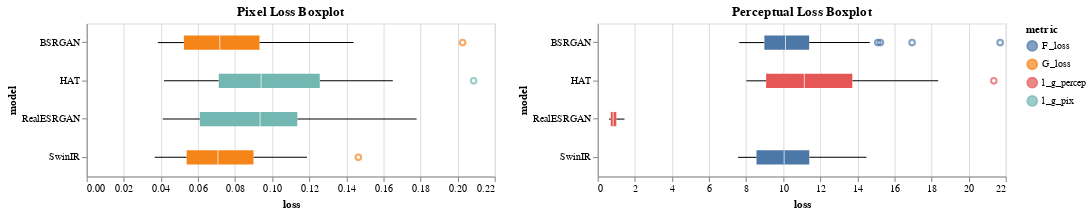

The notebook cell saved with this chart:
### Markdown cell above
#7.2 Identify outliers by visualising spread of pixel and perceptual loss

### Code cell
def plot_loss_boxplots(df, width, height):
    # Melt pixel loss metrics
    df_pixel = df.melt(
        id_vars=['model'],
        value_vars=['l_g_pix','G_loss'],
        var_name='metric',
        value_name='loss'
    )

    # Melt perceptual loss metrics
    df_percep = df.melt(
        id_vars=['model'],
        value_vars=['l_g_percep','F_loss'],
        var_name='metric',
        value_name='loss'
    )

    # Pixel loss boxplot
    pixel_loss_chart = alt.Chart(df_pixel).mark_boxplot().encode(
        x='loss:Q',
        y='model:N',
        color='metric:N'
    ).properties(title='Pixel Loss Boxplot', width=width, height=height)

    # Perceptual loss boxplot
    percep_loss_chart = alt.Chart(df_percep).mark_boxplot().encode(
        x='loss:Q',
        y='model:N',
        color='metric:N'
    ).properties(title='Perceptual Loss Boxplot', width=width, height=height)

    # Display side by side
    return pixel_loss_chart | percep_loss_chart

plot_loss_boxplots(df_loss_all, width=400, height=150)

### Figure 1 — Vega-Lite specification as saved in the notebook (floating-point values rounded to 4 significant figures; data arrays with more than 128 entries replaced by an {"elided": "..."} marker saying what was removed)
{"config": {"view": {"continuousWidth": 300, "continuousHeight": 300}}, "hconcat": [{"data": {"name": "data-09935b83851d0bc0391110eb8825b7fa"}, "mark": {"type": "boxplot"}, "encoding": {"color": {"field": "metric", "type": "nominal"}, "x": {"field": "loss", "type": "quantitative"}, "y": {"field": "model", "type": "nominal"}}, "height": 150, "title": "Pixel Loss Boxplot", "width": 400}, {"data": {"name": "data-80f806c0f18cbfdbdc88308219442e96"}, "mark": {"type": "boxplot"}, "encoding": {"color": {"field": "metric", "type": "nominal"}, "x": {"field": "loss", "type": "quantitative"}, "y": {"field": "model", "type": "nominal"}}, "height": 150, "title": "Perceptual Loss Boxplot", "width": 400}], "$schema": "https://vega.github.io/schema/vega-lite/v5.20.1.json", "datasets": {"data-09935b83851d0bc0391110eb8825b7fa": {"elided": "400 records"}, "data-80f806c0f18cbfdbdc88308219442e96": {"elided": "400 records"}}}
